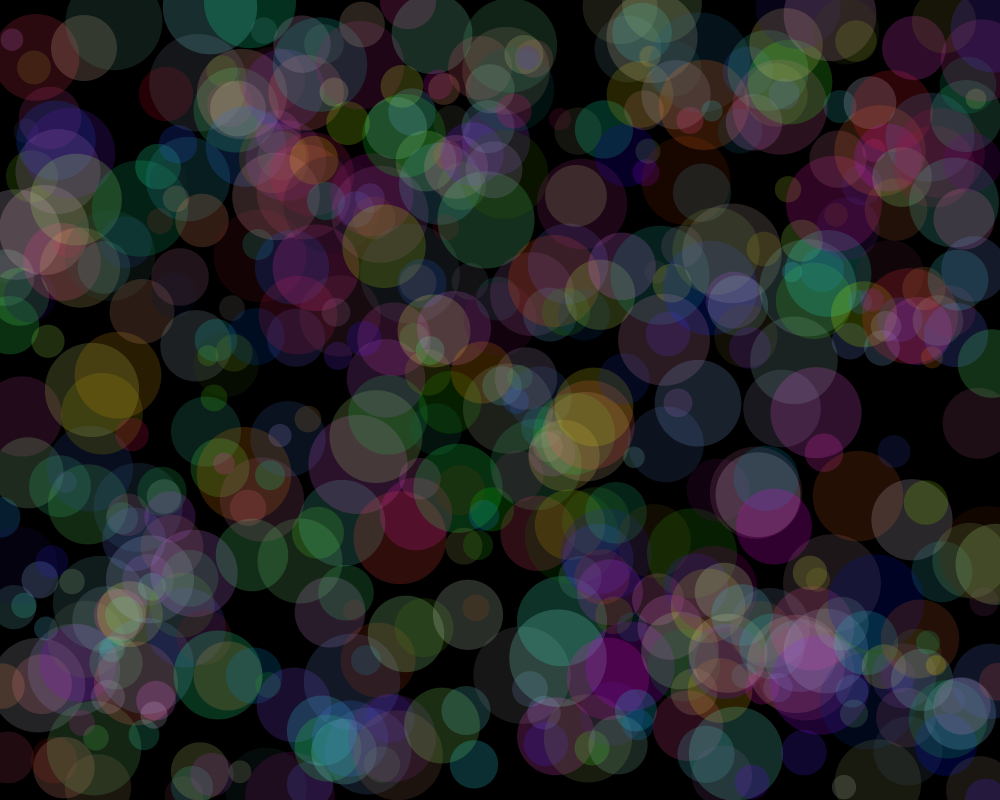
Frame 1 (no input)
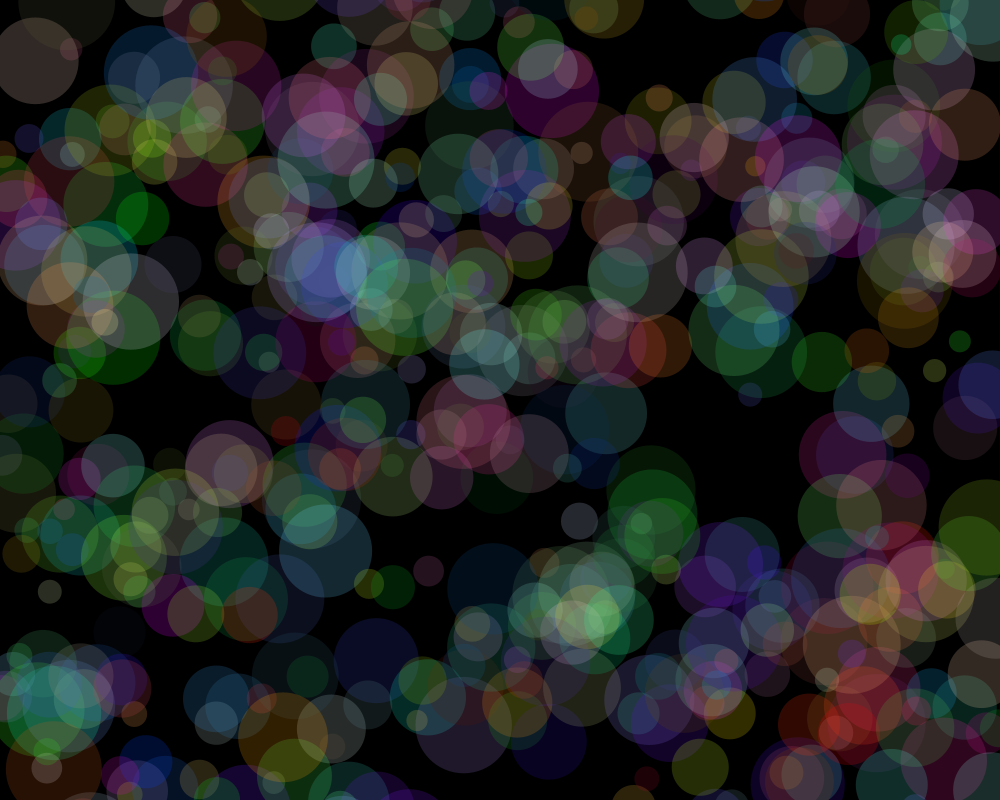
Frame 60 (the mouse pressed at the canvas centre just before this capture)
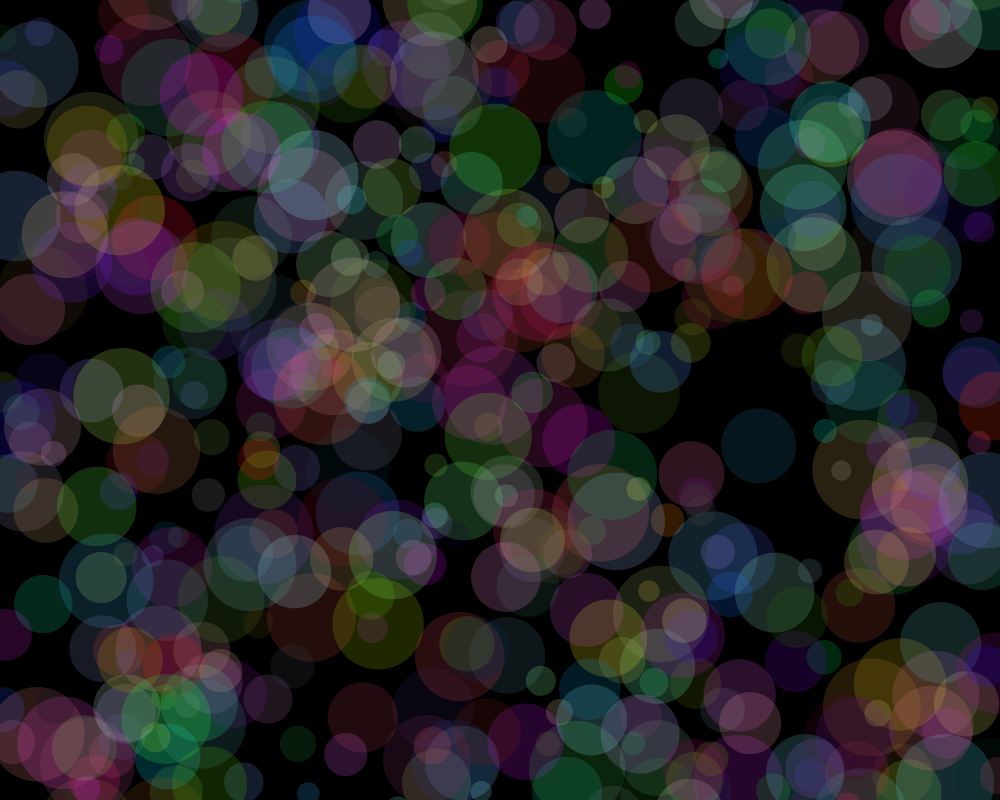
Frame 120 (the mouse held since frame 60 and released just before this capture)

The Processing sketch that drew these frames (run headless with seeded random() and noise(); from frame 60 on, the mouse is pressed at the canvas centre):

// Processing sketch: five_hundred_bouncing_balls_with_transparency
// ── five_hundred_bouncing_balls_with_transparency.pde
//create five hundred bouncing balls
float []x = new float [500];
float []y = new float [500];
float []sz = new float [500];
float []speedX = new float [500];
float []speedY = new float [500];

void setup () {
  size (1000,800);
  noStroke();
  frameRate (10);
  for (int i=0; i<x.length; i++){
   x[i]= map (i, 0, x.length, 0, width);
   y[i]= random (sz[i], height-sz[i]);
   sz[i]= random (20,100);
   speedX[i]= random (-2,2);
   speedY[i]= random (-2,2);
}
}

void draw() {
 background (0);
 for (int i=0; i<x.length; i++){
  fill (random (255), random (255), random (255), 50);
  ellipse (x[i], y[i], sz[i], sz[i]);
  x[i]= x[i]+ speedX [i];
  y[i]= y[i]+ speedY [i];
 
   if (x[i] - sz[i]/2 <0 || x[i] + sz[i]/2 >width){
    speedX[i]*=-1;
  }
  if (y[i] - sz[i]/2 >height || y[i] + sz[i]/2 <0){
    speedY[i]*=-1;
  }
  } 
 

}
  
